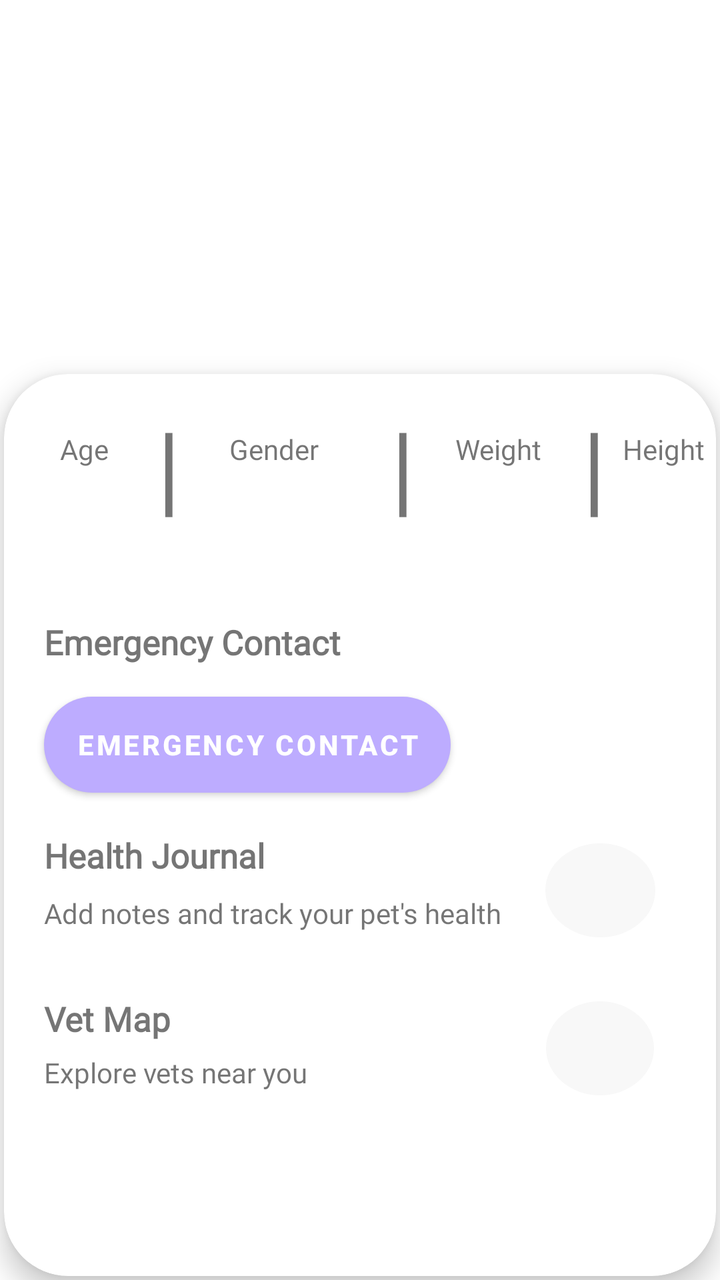
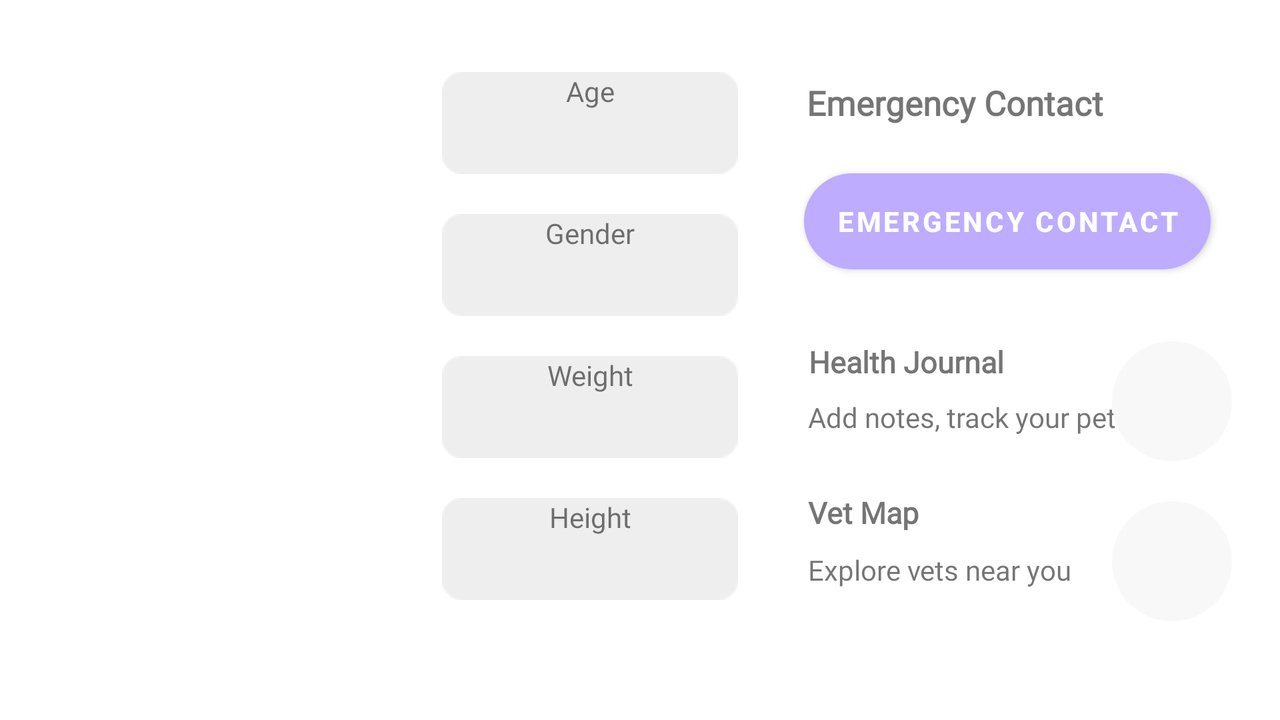

Compare how this app lays out the same screen by default and in its alternative resource folder. The renders come first, then the two layout files and the values they reference.
<!-- AndroidManifest.xml: application theme Theme.PawLuv -->
<!-- res/layout/fragment_health.xml -->
<?xml version="1.0" encoding="utf-8"?>
<androidx.constraintlayout.widget.ConstraintLayout xmlns:android="http://schemas.android.com/apk/res/android"
    xmlns:app="http://schemas.android.com/apk/res-auto"
    xmlns:tools="http://schemas.android.com/tools"
    android:layout_width="match_parent"
    android:layout_height="match_parent"
    tools:context=".HealthFragment">

    <ImageView
        android:id="@+id/imgPet"
        android:contentDescription="Image"
        android:layout_width="wrap_content"
        android:layout_height="wrap_content"
        app:layout_constraintEnd_toEndOf="parent"
        app:layout_constraintStart_toStartOf="parent"
        app:layout_constraintTop_toTopOf="parent"
        tools:src="@tools:sample/avatars" />

    <androidx.cardview.widget.CardView
        android:id="@+id/cardView"
        android:layout_width="match_parent"
        android:layout_height="451dp"
        android:layout_margin="2dp"
        app:cardCornerRadius="32dp"
        app:cardElevation="8dp"
        app:layout_constraintBottom_toBottomOf="parent"
        app:layout_constraintEnd_toEndOf="parent"
        app:layout_constraintHorizontal_bias="0.444"
        app:layout_constraintStart_toStartOf="parent"
        app:layout_constraintTop_toBottomOf="@+id/imgPet"
        app:layout_constraintVertical_bias="1.0">

        <androidx.constraintlayout.widget.ConstraintLayout
            android:layout_width="match_parent"
            android:layout_height="match_parent">


            <TextView
                android:id="@+id/lblAge"
                android:fontFamily="@font/montserrat"
                android:layout_width="wrap_content"
                android:layout_height="wrap_content"
                android:layout_marginStart="28dp"
                android:layout_marginTop="28dp"
                android:text="Age"
                app:layout_constraintStart_toStartOf="parent"
                app:layout_constraintTop_toTopOf="parent" />

            <TextView
                android:id="@+id/textView4"
                android:layout_width="wrap_content"
                android:layout_height="wrap_content"
                android:layout_marginStart="36dp"
                android:layout_marginTop="12dp"
                android:text="|"
                android:textSize="50sp"
                app:layout_constraintStart_toEndOf="@+id/lblGender"
                app:layout_constraintTop_toTopOf="parent" />

            <TextView
                android:id="@+id/txtAge"
                android:fontFamily="@font/montserrat"
                android:layout_width="50dp"
                android:layout_height="wrap_content"
                android:layout_marginStart="18dp"
                android:layout_marginTop="10dp"
                android:text=""
                app:layout_constraintStart_toStartOf="parent"
                app:layout_constraintTop_toBottomOf="@+id/lblAge" />

            <TextView
                android:id="@+id/lblGender"
                android:fontFamily="@font/montserrat"
                android:layout_width="wrap_content"
                android:layout_height="wrap_content"
                android:layout_marginStart="24dp"
                android:layout_marginTop="28dp"
                android:text="Gender"
                app:layout_constraintStart_toEndOf="@+id/textView5"
                app:layout_constraintTop_toTopOf="parent" />

            <ImageView
                android:id="@+id/imgGender"
                android:layout_width="28dp"
                android:layout_height="30dp"
                android:layout_marginStart="36dp"
                android:layout_marginTop="8dp"
                android:src="@drawable/ic_male"
                app:layout_constraintStart_toEndOf="@+id/textView5"
                app:layout_constraintTop_toBottomOf="@+id/lblGender" />

            <TextView
                android:id="@+id/textView5"
                android:layout_width="wrap_content"
                android:layout_height="wrap_content"
                android:layout_marginStart="24dp"
                android:layout_marginTop="12dp"
                android:text="|"
                android:textSize="50sp"
                app:layout_constraintStart_toEndOf="@+id/lblAge"
                app:layout_constraintTop_toTopOf="parent" />

            <TextView
                android:id="@+id/lblWeight"
                android:fontFamily="@font/montserrat"
                android:layout_width="wrap_content"
                android:layout_height="wrap_content"
                android:layout_marginStart="20dp"
                android:layout_marginTop="28dp"
                android:text="Weight"
                app:layout_constraintStart_toEndOf="@+id/textView4"
                app:layout_constraintTop_toTopOf="parent" />

            <TextView
                android:id="@+id/textView7"
                android:layout_width="wrap_content"
                android:layout_height="wrap_content"
                android:layout_marginStart="20dp"
                android:layout_marginTop="12dp"
                android:text="|"
                android:textSize="50sp"
                app:layout_constraintStart_toEndOf="@+id/lblWeight"
                app:layout_constraintTop_toTopOf="parent" />

            <TextView
                android:id="@+id/txtPHeight"
                android:layout_width="wrap_content"
                android:layout_height="wrap_content"
                android:layout_marginStart="8dp"
                android:layout_marginTop="28dp"
                android:fontFamily="@font/montserrat"
                android:text="Height"
                app:layout_constraintStart_toEndOf="@+id/textView7"
                app:layout_constraintTop_toTopOf="parent" />

            <TextView
                android:id="@+id/txtWeight"
                android:fontFamily="@font/montserrat"
                android:layout_width="wrap_content"
                android:layout_height="wrap_content"
                android:layout_marginTop="12dp"
                android:text=""
                android:textSize="12sp"
                app:layout_constraintEnd_toStartOf="@+id/textView7"
                app:layout_constraintHorizontal_bias="0.329"
                app:layout_constraintStart_toEndOf="@+id/textView4"
                app:layout_constraintTop_toBottomOf="@+id/lblWeight" />

            <TextView
                android:id="@+id/txtHeight"
                android:layout_width="wrap_content"
                android:layout_height="wrap_content"
                android:layout_marginTop="12dp"
                android:layout_marginEnd="32dp"
                android:fontFamily="@font/montserrat"
                android:text=""
                android:textSize="12sp"
                app:layout_constraintEnd_toEndOf="parent"
                app:layout_constraintHorizontal_bias="0.156"
                app:layout_constraintStart_toEndOf="@+id/textView7"
                app:layout_constraintTop_toBottomOf="@+id/txtPHeight" />

            <TextView
                android:id="@+id/lblEmergency"
                android:layout_width="wrap_content"
                android:layout_height="wrap_content"
                android:layout_marginStart="20dp"
                android:layout_marginTop="44dp"
                android:text="Emergency Contact"
                android:textStyle="bold"
                android:fontFamily="@font/roboto_medium"
                android:textSize="17sp"
                app:layout_constraintStart_toStartOf="parent"
                app:layout_constraintTop_toBottomOf="@+id/textView5" />


            <Button
                android:id="@+id/btnContact"
                android:layout_width="wrap_content"
                android:layout_height="48dp"
                android:layout_marginStart="20dp"
                android:layout_marginTop="16dp"
                android:background="@drawable/round_btn"
                android:text="Emergency Contact"
                android:textStyle="bold"
                app:layout_constraintStart_toStartOf="parent"
                app:layout_constraintTop_toBottomOf="@+id/lblEmergency" />


            <TextView
                android:id="@+id/lblJournal"
                android:layout_width="126dp"
                android:layout_height="wrap_content"
                android:layout_marginStart="20dp"
                android:layout_marginTop="20dp"
                android:fontFamily="@font/roboto_medium"
                android:text="Health Journal"
                android:textSize="17sp"
                android:textStyle="bold"
                app:layout_constraintStart_toStartOf="parent"
                app:layout_constraintTop_toBottomOf="@+id/btnContact" />

            <TextView
                android:id="@+id/lbldesc1"
                android:fontFamily="@font/montserrat"
                android:layout_width="wrap_content"
                android:layout_height="wrap_content"
                android:layout_marginStart="20dp"
                android:layout_marginTop="8dp"
                android:text="Add notes and track your pet's health"
                app:layout_constraintStart_toStartOf="parent"
                app:layout_constraintTop_toBottomOf="@+id/lblJournal" />

            <ImageView
                android:id="@+id/btnJournal"
                android:layout_width="55dp"
                android:layout_height="47dp"
                android:layout_marginTop="156dp"
                android:background="@drawable/circle_bg"
                android:src="@drawable/ic_next"
                app:layout_constraintEnd_toEndOf="parent"
                app:layout_constraintHorizontal_bias="0.805"
                app:layout_constraintStart_toEndOf="@+id/lblJournal"
                app:layout_constraintTop_toBottomOf="@+id/textView7" />

            <TextView
                android:id="@+id/lblVetMap"
                android:layout_width="126dp"
                android:layout_height="wrap_content"
                android:layout_marginStart="20dp"
                android:layout_marginTop="32dp"
                android:text="Vet Map"
                android:textStyle="bold"
                android:fontFamily="@font/roboto_medium"
                android:textSize="17sp"
                app:layout_constraintStart_toStartOf="parent"
                app:layout_constraintTop_toBottomOf="@+id/lbldesc1" />

            <TextView
                android:id="@+id/lbldesc2"
                android:fontFamily="@font/montserrat"
                android:layout_width="wrap_content"
                android:layout_height="wrap_content"
                android:layout_marginStart="20dp"
                android:layout_marginTop="6dp"
                android:text="Explore vets near you"
                app:layout_constraintStart_toStartOf="parent"
                app:layout_constraintTop_toBottomOf="@+id/lblVetMap" />

            <ImageView
                android:id="@+id/btnVetMap"
                android:layout_width="54dp"
                android:layout_height="47dp"
                android:layout_marginTop="32dp"
                android:background="@drawable/circle_bg"
                android:src="@drawable/ic_next"
                app:layout_constraintEnd_toEndOf="parent"
                app:layout_constraintHorizontal_bias="0.801"
                app:layout_constraintStart_toEndOf="@+id/lblVetMap"
                app:layout_constraintTop_toBottomOf="@+id/btnJournal" />


        </androidx.constraintlayout.widget.ConstraintLayout>


    </androidx.cardview.widget.CardView>


</androidx.constraintlayout.widget.ConstraintLayout>
<!-- resources referenced by this layout -->
<resources>
  <!-- drawable circle_bg (drawable) -->
  <?xml version="1.0" encoding="utf-8"?>
  <selector xmlns:android="http://schemas.android.com/apk/res/android">
      <item
          android:state_focused="true"
          android:state_pressed="true">
          <shape android:shape="oval">
              <solid android:color="@color/black"/> 
          </shape>
      </item>
      <item
          android:state_focused="false"
          android:state_pressed="true">
          <shape android:shape="oval">
              <solid android:color="@color/black"/> 
          </shape>
      </item>
      <item>
          <shape android:shape="oval">
              <solid android:color="@color/button_clicked_color"/> 
          </shape>
      </item>
  
  </selector>
  <!-- drawable round_btn (drawable) -->
  <?xml version="1.0" encoding="utf-8"?>
  <shape xmlns:android="http://schemas.android.com/apk/res/android">
  <solid android:color="#BDACFF"/>
      <corners
          android:topRightRadius="45dp"
          android:topLeftRadius="45dp"
          android:bottomLeftRadius="45dp"
          android:bottomRightRadius="45dp"
          />
  </shape>
  <style name="Theme.PawLuv" parent="Theme.MaterialComponents.DayNight.NoActionBar">
          
          <item name="colorPrimary">@color/purple</item>
          <item name="colorPrimaryVariant">@color/purple_200</item>
          <item name="colorOnPrimary">@color/white</item>
          
          <item name="colorSecondary">#BDACFF</item>
          <item name="colorSecondaryVariant">@color/purple_200</item>
          <item name="colorOnSecondary">@color/black</item>
          
          <item name="android:statusBarColor">?attr/colorPrimary</item>
      </style>
  <color name="black">#FF000000</color>
  <color name="button_clicked_color">#F8F8F8</color>
  <color name="purple">#BDACFF</color>
  <color name="purple_200">#FFBB86FC</color>
  <color name="white">#FFFFFFFF</color>
</resources>
<!-- res/layout-land/fragment_health.xml (the repository's variant of the layout above) -->
<!-- drawn on the phone turned sideways -->
<?xml version="1.0" encoding="utf-8"?>
<androidx.constraintlayout.widget.ConstraintLayout xmlns:android="http://schemas.android.com/apk/res/android"
    xmlns:app="http://schemas.android.com/apk/res-auto"
    xmlns:tools="http://schemas.android.com/tools"
    android:layout_width="match_parent"
    android:layout_height="match_parent"
    tools:context=".HealthFragment">


    <com.google.android.material.imageview.ShapeableImageView
        android:id="@+id/imgPet"
        android:layout_width="153dp"
        android:layout_height="144dp"
        android:layout_marginStart="56dp"
        android:layout_marginTop="96dp"
        android:contentDescription="Image"
        android:scaleType="centerCrop"
        app:layout_constraintStart_toStartOf="parent"
        app:layout_constraintTop_toTopOf="parent"
        app:shapeAppearanceOverlay="@style/circular"
        tools:src="@tools:sample/avatars" />

    <TextView
        android:id="@+id/lblAge"
        android:layout_width="wrap_content"
        android:layout_height="wrap_content"
        android:layout_marginStart="12dp"
        android:layout_marginTop="36dp"
        android:background="@drawable/health_bg"
        android:fontFamily="@font/montserrat"
        android:text="Age"
        android:textAlignment="center"
        app:layout_constraintStart_toEndOf="@+id/imgPet"
        app:layout_constraintTop_toTopOf="parent" />

    <TextView
        android:id="@+id/txtAge"
        android:fontFamily="@font/montserrat"
        android:layout_width="wrap_content"
        android:layout_height="wrap_content"
        android:layout_marginTop="20dp"
        android:text=""
        app:layout_constraintEnd_toEndOf="@+id/lblAge"
        app:layout_constraintHorizontal_bias="0.506"
        app:layout_constraintStart_toStartOf="@+id/lblAge"
        app:layout_constraintTop_toTopOf="@+id/lblAge" />

    <TextView
        android:id="@+id/lblGender"
        android:layout_width="wrap_content"
        android:layout_height="wrap_content"
        android:layout_marginStart="12dp"
        android:layout_marginTop="20dp"
        android:background="@drawable/health_bg"
        android:fontFamily="@font/montserrat"
        android:text="Gender"
        android:textAlignment="center"
        app:layout_constraintStart_toEndOf="@+id/imgPet"
        app:layout_constraintTop_toBottomOf="@+id/lblAge" />

    <ImageView
        android:id="@+id/imgGender"
        android:layout_width="28dp"
        android:layout_height="30dp"
        android:layout_marginTop="20dp"
        android:layout_marginEnd="60dp"
        android:src="@drawable/ic_male"
        app:layout_constraintEnd_toEndOf="@+id/lblGender"
        app:layout_constraintTop_toTopOf="@+id/lblGender" />


    <TextView
        android:id="@+id/lblWeight"
        android:layout_width="wrap_content"
        android:layout_height="wrap_content"
        android:layout_marginStart="12dp"
        android:layout_marginTop="20dp"
        android:background="@drawable/health_bg"
        android:fontFamily="@font/montserrat"
        android:text="Weight"
        android:textAlignment="center"
        app:layout_constraintStart_toEndOf="@+id/imgPet"
        app:layout_constraintTop_toBottomOf="@+id/lblGender" />

    <TextView
        android:id="@+id/txtPHeight"
        android:layout_width="wrap_content"
        android:layout_height="wrap_content"
        android:layout_marginStart="12dp"
        android:layout_marginTop="20dp"
        android:background="@drawable/health_bg"
        android:fontFamily="@font/montserrat"
        android:text="Height"
        android:textAlignment="center"
        app:layout_constraintStart_toEndOf="@+id/imgPet"
        app:layout_constraintTop_toBottomOf="@+id/lblWeight" />

    <TextView
        android:id="@+id/txtWeight"
        android:fontFamily="@font/montserrat"
        android:layout_width="wrap_content"
        android:layout_height="wrap_content"
        android:layout_marginTop="24dp"
        android:text=""
        android:textSize="12sp"
        app:layout_constraintEnd_toEndOf="@+id/lblWeight"
        app:layout_constraintStart_toStartOf="@+id/lblWeight"
        app:layout_constraintTop_toTopOf="@+id/lblWeight" />

    <TextView
        android:id="@+id/txtHeight"
        android:fontFamily="@font/montserrat"
        android:layout_width="wrap_content"
        android:layout_height="wrap_content"
        android:layout_marginTop="20dp"
        android:text=""
        android:textSize="12sp"
        app:layout_constraintEnd_toEndOf="@+id/txtPHeight"
        app:layout_constraintStart_toStartOf="@+id/txtPHeight"
        app:layout_constraintTop_toTopOf="@+id/txtPHeight" />


    <androidx.constraintlayout.widget.Guideline
        android:id="@+id/vertical"
        android:layout_width="wrap_content"
        android:layout_height="wrap_content"
        android:orientation="vertical"
        app:layout_constraintGuide_begin="402dp" />

    <TextView
        android:id="@+id/lblEmergency"
        android:layout_width="wrap_content"
        android:layout_height="wrap_content"
        android:layout_marginTop="40dp"
        android:text="Emergency Contact"
        android:textStyle="bold"
        android:fontFamily="@font/roboto_medium"
        android:textSize="17sp"
        app:layout_constraintEnd_toEndOf="parent"
        app:layout_constraintHorizontal_bias="0.016"
        app:layout_constraintStart_toStartOf="@+id/vertical"
        app:layout_constraintTop_toTopOf="parent" />

    <Button
        android:id="@+id/btnContact"
        android:layout_width="wrap_content"
        android:layout_height="48dp"
        android:layout_marginTop="24dp"
        android:background="@drawable/round_btn"
        android:text="Emergency Contact"
        android:textStyle="bold"
        app:layout_constraintEnd_toEndOf="parent"
        app:layout_constraintHorizontal_bias="0.0"
        app:layout_constraintStart_toStartOf="@+id/vertical"
        app:layout_constraintTop_toBottomOf="@+id/lblEmergency" />

    <TextView
        android:id="@+id/lblJournal"
        android:layout_width="126dp"
        android:layout_height="wrap_content"
        android:layout_marginStart="2dp"
        android:layout_marginTop="36dp"
        android:text="Health Journal"
        android:textStyle="bold"
        android:fontFamily="@font/roboto_medium"
        android:textSize="15sp"
        app:layout_constraintEnd_toStartOf="@+id/btnJournal"
        app:layout_constraintHorizontal_bias="0.008"
        app:layout_constraintStart_toStartOf="@+id/vertical"
        app:layout_constraintTop_toBottomOf="@+id/btnContact" />

    <TextView
        android:id="@+id/lbldesc1"
        android:layout_width="wrap_content"
        android:layout_height="wrap_content"
        android:layout_marginStart="2dp"
        android:layout_marginTop="8dp"
        android:text="Add notes, track your pet's health"
        android:fontFamily="@font/montserrat"
        app:layout_constraintStart_toStartOf="@+id/vertical"
        app:layout_constraintTop_toBottomOf="@+id/lblJournal" />

    <ImageView
        android:id="@+id/btnJournal"
        android:layout_width="60dp"
        android:layout_height="60dp"
        android:layout_marginTop="36dp"
        android:layout_marginEnd="24dp"
        android:background="@drawable/circle_bg"
        android:src="@drawable/ic_next"
        app:layout_constraintEnd_toEndOf="parent"
        app:layout_constraintTop_toBottomOf="@+id/btnContact" />

    <TextView
        android:id="@+id/lblVetMap"
        android:layout_width="126dp"
        android:layout_height="wrap_content"
        android:layout_marginStart="2dp"
        android:layout_marginTop="28dp"
        android:text="Vet Map"
        android:textStyle="bold"
        android:fontFamily="@font/roboto_medium"
        android:textSize="15sp"
        app:layout_constraintEnd_toStartOf="@+id/btnVetMap"
        app:layout_constraintHorizontal_bias="0.0"
        app:layout_constraintStart_toStartOf="@+id/vertical"
        app:layout_constraintTop_toBottomOf="@+id/lbldesc1" />

    <TextView
        android:id="@+id/lbldesc2"
        android:layout_width="wrap_content"
        android:layout_height="wrap_content"
        android:layout_marginTop="9dp"
        android:layout_marginStart="2dp"
        android:text="Explore vets near you"
        android:fontFamily="@font/montserrat"
        app:layout_constraintStart_toStartOf="@+id/vertical"
        app:layout_constraintTop_toBottomOf="@+id/lblVetMap" />

    <ImageView
        android:id="@+id/btnVetMap"
        android:layout_width="60dp"
        android:layout_height="60dp"
        android:layout_marginTop="20dp"
        android:layout_marginEnd="24dp"
        android:background="@drawable/circle_bg"
        android:src="@drawable/ic_next"
        app:layout_constraintEnd_toEndOf="parent"
        app:layout_constraintTop_toBottomOf="@+id/btnJournal" />


</androidx.constraintlayout.widget.ConstraintLayout>
<!-- resources referenced by the variant -->
<!-- as the phone turned sideways resolves them -->
<resources>
  <!-- drawable circle_bg (drawable) -->
  <?xml version="1.0" encoding="utf-8"?>
  <selector xmlns:android="http://schemas.android.com/apk/res/android">
      <item
          android:state_focused="true"
          android:state_pressed="true">
          <shape android:shape="oval">
              <solid android:color="@color/black"/> 
          </shape>
      </item>
      <item
          android:state_focused="false"
          android:state_pressed="true">
          <shape android:shape="oval">
              <solid android:color="@color/black"/> 
          </shape>
      </item>
      <item>
          <shape android:shape="oval">
              <solid android:color="@color/button_clicked_color"/> 
          </shape>
      </item>
  
  </selector>
  <!-- drawable health_bg: png bitmap (drawable, 564 bytes) -->
  <!-- drawable round_btn (drawable) -->
  <?xml version="1.0" encoding="utf-8"?>
  <shape xmlns:android="http://schemas.android.com/apk/res/android">
  <solid android:color="#BDACFF"/>
      <corners
          android:topRightRadius="45dp"
          android:topLeftRadius="45dp"
          android:bottomLeftRadius="45dp"
          android:bottomRightRadius="45dp"
          />
  </shape>
  <style name="circular">
          <item name="cornerSize">50%</item>
          <item name="cornerFamily">rounded</item>
      </style>
  <style name="Theme.PawLuv" parent="Theme.MaterialComponents.DayNight.NoActionBar">
          
          <item name="colorPrimary">@color/purple</item>
          <item name="colorPrimaryVariant">@color/purple_200</item>
          <item name="colorOnPrimary">@color/white</item>
          
          <item name="colorSecondary">#BDACFF</item>
          <item name="colorSecondaryVariant">@color/purple_200</item>
          <item name="colorOnSecondary">@color/black</item>
          
          <item name="android:statusBarColor">?attr/colorPrimary</item>
      </style>
  <color name="black">#FF000000</color>
  <color name="button_clicked_color">#F8F8F8</color>
  <color name="purple">#BDACFF</color>
  <color name="purple_200">#FFBB86FC</color>
  <color name="white">#FFFFFFFF</color>
</resources>
